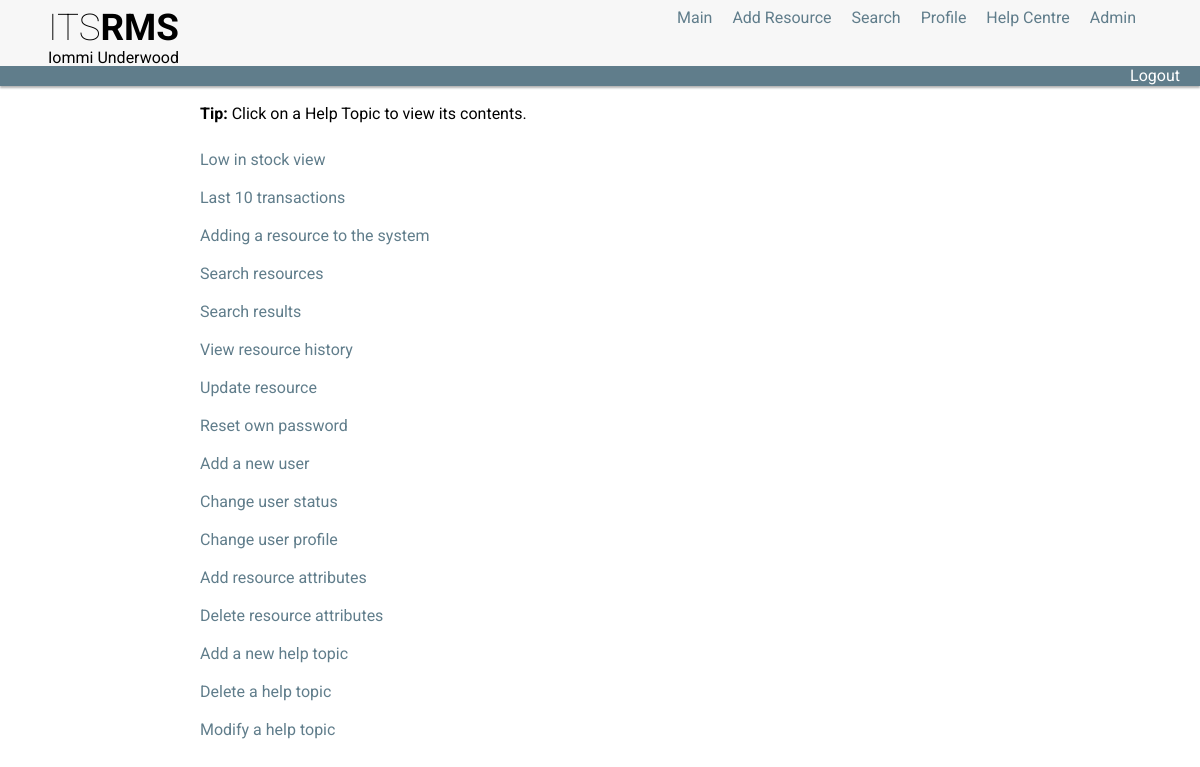
/help.php (signed in), run on the app's committed database.
### tables this page shows
CREATE TABLE `help` (
  `help_id` int(11) NOT NULL AUTO_INCREMENT,
  `help_subject` varchar(100) NOT NULL,
  `help_content` text NOT NULL,
  `help_level_id` int(11) NOT NULL,
  PRIMARY KEY (`help_id`),
  UNIQUE KEY `un_help_subject` (`help_subject`),
  KEY `fk_help_level_id` (`help_level_id`),
  CONSTRAINT `fk_help_level_id` FOREIGN KEY (`help_level_id`) REFERENCES `help_levels` (`help_level_id`)
);

### help.php (the view, shortened to what this page needs)
<?php
	include_once ("topSection.php");
?>
			<div class="content">
				<div class="container">
					<p><b>Tip:</b> Click on a Help Topic to view its contents.</p>
						<div class="admin">
							<ul class="admin">
							<?php
								$username=$_SESSION['username'];
								$get=mysql_query ("SELECT user_type_id FROM users WHERE USERNAME = \"$username\"");
								$result=mysql_result($get,0);
									if ($result != 1) {
										$getNormalTopics = mysql_query ("SELECT help_id, help_subject FROM help WHERE help_level_id = '1' order by help_id asc");
										while ($normalTopics = mysql_fetch_array ($getNormalTopics)) {
										echo "<li><a href='viewHelp.php?id=" . $normalTopics ['help_id'] . "'>" . $normalTopics ['help_subject'] . "</a></li><br><br>";
										}
									} else if ($result == 1) {
										$getAllTopics = mysql_query ("SELECT help_id, help_subject FROM help order by help_id asc");
										while ($allTopics = mysql_fetch_array ($getAllTopics)) {
										echo "<li><a href='viewHelp.php?id=" . $allTopics ['help_id'] . "'>" . $allTopics ['help_subject'] . "</a></li><br><br>";
										}
									}
							?>
						</ul>
					</div>
				</div>
			</div>
<?php
	include_once ("bottomSection.php");
?>

### css/style.css (style rules this page uses)
body { -webkit-background-size: cover; -moz-background-size: cover; -o-background-size: cover; background-size: cover; font-family: 'Roboto', sans-serif; }
p { margin: 0 0 1.5em; line-height: 1.5; }
.container { max-width: 50em; margin: 0 auto; }
.content { padding: 1em 1.25em; background-color: #fff; margin:70px auto; }
.nav, .admin { margin: 0; padding: 0; list-style: none; }
.nav, .admin li { display: inline; margin: 0; }
.nav a, .admin a { display: block; padding: .7em 1.25em; color: #607D8B; text-decoration:none; border-bottom: 1px solid gray; font-family:'Roboto',sans-serif; }
.admin a:link { color: #607D8B; }
@media (min-width: 42em) { .content { padding: 2em 3em; } }
@media (min-width: 42em) { .nav li, .admin li { display: inline; margin: 0 1em 0 0; } }
@media (min-width: 42em) { .nav a, .admin a { display: inline; padding: 0; border-bottom: 0; } }

### data on the page
help: help_subject "Low in stock view"
help: help_subject "Last 10 transactions"
help: help_subject "Adding a resource to the system"
help: help_subject "Search resources"
help: help_subject "Search results"
help: help_subject "View resource history"
help: help_subject "Update resource"
help: help_subject "Reset own password"
help: help_subject "Add a new user"
help: help_subject "Change user status"
help: help_subject "Change user profile"
help: help_subject "Add resource attributes"
help: help_subject "Delete resource attributes"
help: help_subject "Add a new help topic"
help: help_subject "Delete a help topic"
help: help_subject "Modify a help topic"

### other printed values
$fullName "Iommi Underwood"
